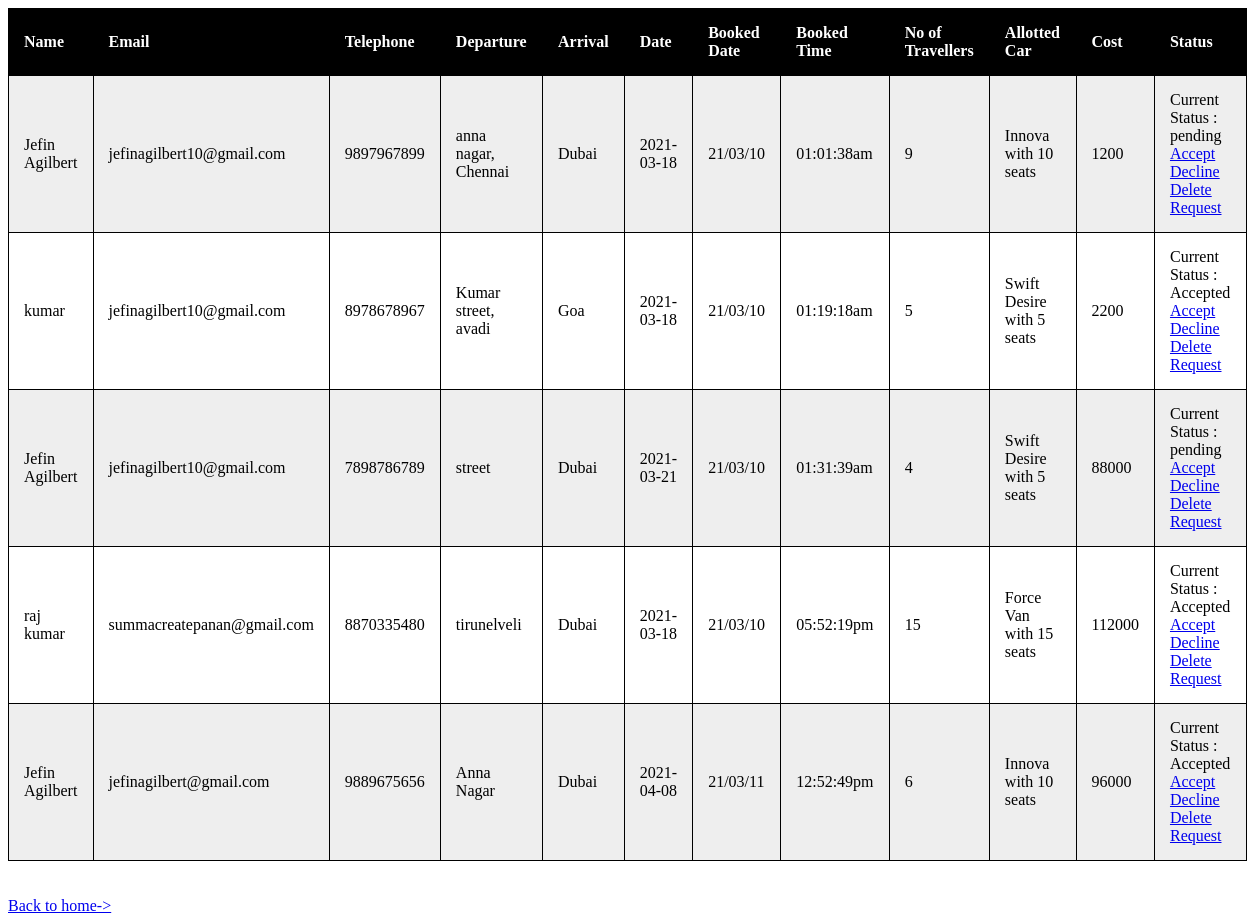
The app's page /admin.php with its own data.
### tables this page shows
CREATE TABLE `booking` (
  `id` int(11) NOT NULL,
  `name` varchar(20) NOT NULL,
  `email` varchar(30) NOT NULL,
  `tele` varchar(10) NOT NULL,
  `departure` varchar(20) NOT NULL,
  `arrival` varchar(30) NOT NULL,
  `currdate` varchar(20) NOT NULL,
  `currtime` varchar(20) NOT NULL,
  `nooftravellers` int(2) NOT NULL,
  `allottedcar` varchar(30) NOT NULL,
  `date` date NOT NULL,
  `cost` int(5) NOT NULL,
  `status` varchar(20) NOT NULL
);

### admin.php (the view, shortened to what this page needs)
<html>
<head>
</head>
<body>
<?php
    $servername = "localhost";
    $username = "root";
    $password = "";
    $db = "travello";
    $con = mysqli_connect($servername, $username, $password, $db);
    $sql = "select * from booking";
    $result = mysqli_query($con,$sql);
?>
<table id="t01">
<tr>
    <th>Name</th>
    <th>Email</th>
    <th>Telephone</th>
    <th>Departure</th>
    <th>Arrival</th>
    <th>Date</th>
    <th>Booked Date</th>
    <th>Booked Time</th>
    <th>No of Travellers</th>
    <th>Allotted Car</th>
    <th>Cost</th>
    <th>Status</th>
  </tr>
<?php
function status($stat,$idid,$em){
    if($stat == "pending"){
      return '<a href="statusprocess.php?sta1=1&id='.$idid.'&em='.$em.'" style={color:green;}>Accept</a> <a href="statusprocess.php?sta2=0&id='.$idid.'&em='.$em.'" style={color:red;}>Decline</a>';
    }
    else{
      return '<a href="statusprocess.php?sta1=1&id='.$idid.'&em='.$em.'" style={color:green;}>Accept</a> <a href="statusprocess.php?sta2=0&id='.$idid.'&em='.$em.'" style={color:red;}>Decline</a>';
    }
}
function delreq($id){
  return "delreq.php?id=$id";
}
if (mysqli_num_rows($result) > 0) {
    while($row = mysqli_fetch_assoc($result)) {
  echo '
  <tr>
    <td>'.$row["name"].'</td>
    <td>'.$row["email"].'</td>
    <td>'.$row["tele"].'</td>
    <td>'.$row["departure"].'</td>
    <td>'.$row["arrival"].'</td>
    <td>'.$row["date"].'</td>
    <td>'.$row["currdate"].'</td>
    <td>'.$row["currtime"].'</td>
    <td>'.$row["nooftravellers"].'</td>
    <td>'.$row["allottedcar"].'</td>
    <td>'.$row["cost"].'</td>
    <td>'."Current Status : ".$row["status"]."<br>".status($row["status"],$row["id"],$row["email"]).'<br><a href="'.delreq($row["id"]).'">Delete Request</a></td>
  </tr>';
    }}
    else{
        echo '';
    }
?>
</table>
<br>
<br>
<a href="admin/admindashboard.php">Back to home-></a>
</body>
</html>

### admin.php (style rules this page uses)
table { width:100%; }
table, th, td { border: 1px solid black; border-collapse: collapse; }
th, td { padding: 15px; text-align: left; }
#t01 tr:nth-child(even) { background-color: #eee; }
#t01 tr:nth-child(odd) { background-color: #fff; }
#t01 th { background-color: black; color: white; }

### records on screen
booking: name "Jefin Agilbert", email "jefinagilbert10@gmail.com", tele "9897967899", departure "anna nagar, Chennai", arrival "Dubai", date "2021-03-18", currdate "21/03/10", currtime "01:01:38am", nooftravellers "9", allottedcar "Innova with 10 seats", cost "1200", status "pending"
booking: name "kumar", email "jefinagilbert10@gmail.com", tele "8978678967", departure "Kumar street, avadi", arrival "Goa", date "2021-03-18", currdate "21/03/10", currtime "01:19:18am", nooftravellers "5", allottedcar "Swift Desire with 5 seats", cost "2200", status "Accepted"
booking: name "Jefin Agilbert", email "jefinagilbert10@gmail.com", tele "7898786789", departure "street", arrival "Dubai", date "2021-03-21", currdate "21/03/10", currtime "01:31:39am", nooftravellers "4", allottedcar "Swift Desire with 5 seats", cost "88000", status "pending"
booking: name "raj kumar", email "summacreatepanan@gmail.com", tele "8870335480", departure "tirunelveli", arrival "Dubai", date "2021-03-18", currdate "21/03/10", currtime "05:52:19pm", nooftravellers "15", allottedcar "Force Van with 15 seats", cost "112000", status "Accepted"
booking: name "Jefin Agilbert", email "jefinagilbert@gmail.com", tele "9889675656", departure "Anna Nagar", arrival "Dubai", date "2021-04-08", currdate "21/03/11", currtime "12:52:49pm", nooftravellers "6", allottedcar "Innova with 10 seats", cost "96000", status "Accepted"
